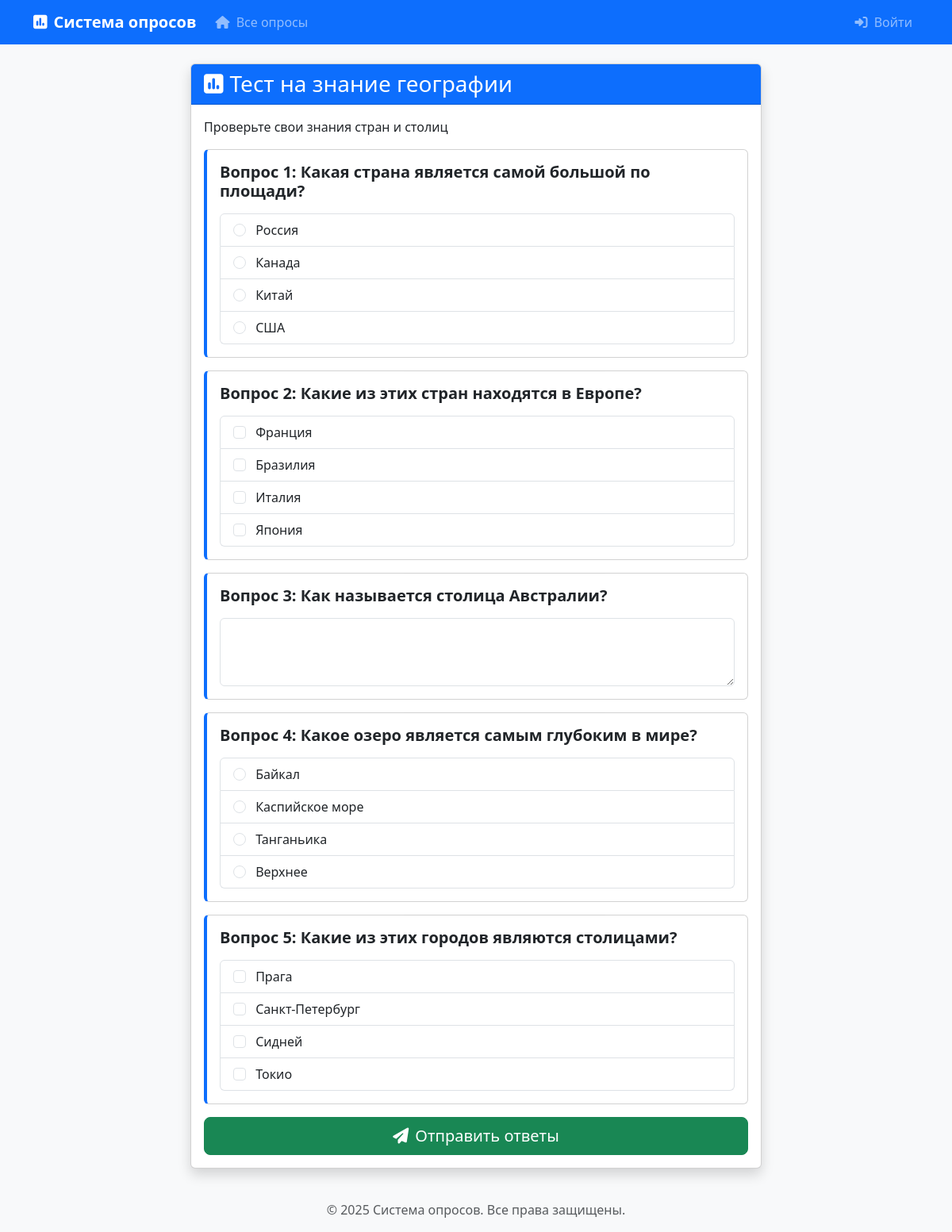
The page /survey/3/ on the database its author committed.
### polls/models.py (models this page shows, shortened)
class Survey(models.Model):
    title = models.CharField(max_length=200)
    description = models.TextField(blank=True)
    start_date = models.DateTimeField(auto_now_add=True)
    end_date = models.DateTimeField(null=True, blank=True)
    is_active = models.BooleanField(default=True)

class Question(models.Model):
    TEXT = 'text'
    SINGLE = 'single'
    MULTIPLE = 'multiple'
    QUESTION_TYPE_CHOICES = [
        (TEXT, 'Текстовый ответ'),
        (SINGLE, 'Один вариант'),
        (MULTIPLE, 'Несколько вариантов'),
    ]
    survey = models.ForeignKey(Survey, related_name='questions', on_delete=models.CASCADE)
    text = models.TextField()
    question_type = models.CharField(max_length=10, choices=QUESTION_TYPE_CHOICES)
    correct_answer_text = models.TextField(blank=True, null=True)
    order = models.PositiveIntegerField(default=0)
    class Meta:
        ordering = ['order']

class Choice(models.Model):
    question = models.ForeignKey(Question, related_name='choices', on_delete=models.CASCADE)
    text = models.CharField(max_length=200)
    is_correct = models.BooleanField(default=False)

### polls/views.py (the view, shortened to what this page needs)
# urls.py: path('survey/<int:pk>/', SurveyDetailView.as_view(), name='survey_detail'),
class SurveyDetailView(DetailView):
    model = Survey
    template_name = 'polls/survey_detail.html'
    context_object_name = 'survey'
    def get_queryset(self):
        return Survey.objects.prefetch_related('questions__choices').filter(is_active=True)

### polls/templates/polls/survey_detail.html (shortened to what this page needs)
{% extends "polls/base.html" %}
{% block content %}
    <div class="container">
        <div class="row justify-content-center">
            <div class="col-lg-8">
                <div class="card shadow mb-4">
                    <div class="card-header bg-primary text-white">
                        <h3 class="card-title mb-0">
                            <i class="fas fa-poll me-2"></i>{{ survey.title }}
                        </h3>
                    </div>
                    <div class="card-body">
                        <p class="card-text">{{ survey.description }}</p>
                        <form method="post" id="surveyForm">
                            {% for question in survey.questions.all %}
                                <div class="card mb-3 question-card">
                                    <div class="card-body">
                                        <h5 class="question-title">
                                            Вопрос {{ forloop.counter }}: {{ question.text }}
                                        </h5>
                                        {% if question.question_type == 'text' %}
                                            <div class="form-group">
                                        <textarea class="form-control"
                                                  name="question_{{ question.id }}"
                                                  rows="3" required></textarea>
                                            </div>
                                        {% elif question.question_type == 'single' %}
                                            <div class="list-group">
                                                {% for choice in question.choices.all %}
                                                    <label class="list-group-item">
                                                        <input class="form-check-input me-2"
                                                               type="radio"
                                                               name="question_{{ question.id }}"
                                                               value="{{ choice.id }}" required>
                                                        {{ choice.text }}
                                                    </label>
                                                {% endfor %}
                                            </div>
                                        {% elif question.question_type == 'multiple' %}
                                            <div class="list-group">
                                                {% for choice in question.choices.all %}
                                                    <label class="list-group-item">
                                                        <input class="form-check-input me-2"
                                                               type="checkbox"
                                                               name="question_{{ question.id }}"
                                                               value="{{ choice.id }}">
                                                        {{ choice.text }}
                                                    </label>
                                                {% endfor %}
                                            </div>
                                        {% endif %}
                                    </div>
                                </div>
                            {% endfor %}
                            <div class="d-grid gap-2">
                                <button type="submit" class="btn btn-success btn-lg">
                                    <i class="fas fa-paper-plane me-2"></i>Отправить ответы
                                </button>
                            </div>
                        </form>
                    </div>
                </div>
            </div>
        </div>
    </div>
{% endblock %}

### polls/templates/polls/survey_detail.html (style rules this page uses)
.question-card { border-left: 4px solid #0d6efd; }
.question-title { font-weight: 600; margin-bottom: 1rem; }
.list-group-item { cursor: pointer; transition: background-color 0.2s; }

### polls/templates/polls/base.html (style rules this page uses)
body { padding-top: 56px; background-color: #f8f9fa; }

### rows shown on the page
Survey: title "Тест на знание географии", description "Проверьте свои знания стран и столиц"
Question: text "Какая страна является самой большой по площади?"
Choice: text "Россия"
Choice: text "Канада"
Choice: text "Китай"
Choice: text "США"
Question: text "Какие из этих стран находятся в Европе?"
Choice: text "Франция"
Choice: text "Бразилия"
Choice: text "Италия"
Choice: text "Япония"
Question: text "Как называется столица Австралии?"
Question: text "Какое озеро является самым глубоким в мире?"
Choice: text "Байкал"
Choice: text "Каспийское море"
Choice: text "Танганьика"
Choice: text "Верхнее"
Question: text "Какие из этих городов являются столицами?"
Choice: text "Прага"
Choice: text "Санкт-Петербург"
Choice: text "Сидней"
Choice: text "Токио"
